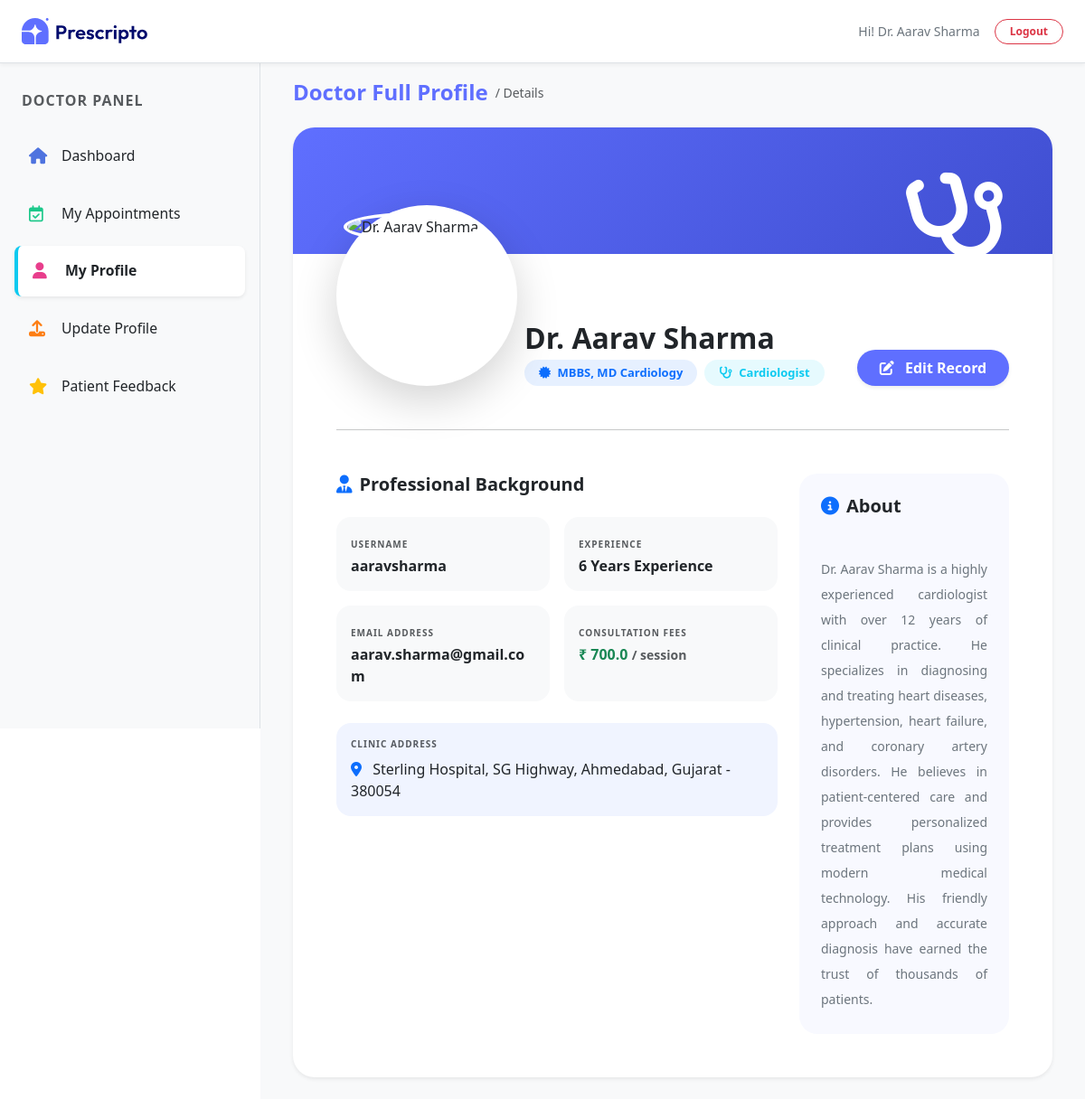
Page /dash_admin/doctor_profile/ (signed in) on the committed database.
### appointment/models.py (models this page shows, shortened)
class Doctor(models.Model):
    image = CloudinaryField('image', folder='doctor_image')
    name = models.CharField(max_length=100)
    email = models.EmailField()
    username = models.CharField(max_length=255, unique=True)
    password = models.CharField(max_length=100)
    experience = models.IntegerField()
    fees = models.FloatField()
    category = models.ForeignKey(Category, on_delete=models.CASCADE)
    degree = models.CharField(max_length=50)
    about = models.TextField()
    address = models.TextField()
    available = models.BooleanField(default=True)

class Category(models.Model):
    name = models.CharField(max_length=100)

### appointment/views.py (the view)
# urls.py: path('dash_admin/doctor_profile/', views.doctor_profile, name='doctor_profile'),
def doctor_profile(request):
    doctor_id = request.session.get('doctor_id')
    doctor = Doctor.objects.get(id=doctor_id)
    return render(request, 'dashboard/doctor_profile.html', {"role" : "doctor", 'action': 'profile', 'doctor': doctor})

### templates/dashboard/doctor_profile.html
{% extends "dashboard/layout.html" %}
{% load static %}
{% block contant %}
    <section class="flex-grow p-4 bg-light w-100 overflow-hidden"
            style="margin-top: 64px; margin-left: 18rem; min-height: 100vh; overflow-x: hidden;">
        <div class="container-fluid">
            <div class="d-flex align-items-center gap-2 mb-4" data-aos="fade-down">
                <h4 class="fw-bold mb-0" style="color: rgb(95 111 255);">Doctor Full Profile</h4>
                <span class="text-muted small">/ Details</span>
            </div>
            <div class="card border-0 shadow-sm" style="border-radius: 24px; background: white;" data-aos="fade-up">
                <div class="position-relative" style="height: 140px; background: linear-gradient(135deg, #5f6fff 0%, #3f4ed0 100%); border-radius: 24px 24px 0 0;">
                    <div class="position-absolute top-0 end-0 p-5 opacity-10">
                        <i class="fas fa-stethoscope text-white" style="font-size: 100px; transform: rotate(-15deg);"></i>
                    </div>
                </div>
                <div class="card-body px-4 px-md-5 pb-5" style="margin-top: -70px; position: relative; z-index: 5;">
                    <div class="row align-items-end mb-4">
                        <div class="col-lg-3 text-center text-lg-start" data-aos="zoom-in" data-aos-delay="200">
                            <div class="position-relative d-inline-block">
                                <div class="bg-white p-2 rounded-circle shadow-lg" style="width: 200px; height: 200px;">
                                    <img src="{{ doctor.image.url }}"
                                        alt="{{ doctor.name }}"
                                        class="rounded-circle border border-4 border-white h-100 w-100"
                                        style="object-fit: cover;">
                                </div>
                            </div>
                        </div>
                        <div class="col-lg-6 mt-3 mt-lg-0 text-center text-lg-start" data-aos="fade-up" data-aos-delay="300">
                            <div class="ps-lg-3">
                                <h2 class="fw-bold text-dark mb-1">{{ doctor.name }}</h2>
                                <div class="d-flex justify-content-center justify-content-lg-start align-items-center gap-2">
                                    <span class="badge bg-primary bg-opacity-10 text-primary px-3 py-2 rounded-pill fw-bold" style="font-size: 13px;">
                                        <i class="fas fa-certificate me-1"></i> {{ doctor.degree }}
                                    </span>
                                    <span class="badge bg-info bg-opacity-10 text-info px-3 py-2 rounded-pill fw-bold" style="font-size: 13px;">
                                        <i class="fas fa-stethoscope me-1"></i> {{ doctor.category.name }}
                                    </span>
                                </div>
                            </div>
                        </div>
                        <div class="col-lg-3 mt-4 mt-lg-0 text-center text-lg-end" data-aos="fade-left" data-aos-delay="400">
                            <div class="d-flex flex-column gap-2">
                                <a href="{% url "edit_doctor" %}" class="btn btn-primary rounded-pill py-2 shadow-sm fw-bold" style="background-color: #5f6fff; border: none;">
                                    <i class="fas fa-edit me-2"></i> Edit Record
                                </a>
                            </div>
                        </div>
                    </div>
                    <hr class="my-5 opacity-25">
                    <div class="row g-4">
                        <div class="col-lg-8" data-aos="fade-right" data-aos-delay="500">
                            <h5 class="fw-bold text-dark mb-4 d-flex align-items-center gap-2">
                                <i class="fas fa-user-tie text-primary"></i> Professional Background
                            </h5>
                            <div class="row g-3">
                                <div class="col-md-6">
                                    <div class="p-3 rounded-4 bg-light border-0 h-100">
                                        <label class="small text-muted fw-bold text-uppercase mb-1" style="font-size: 10px; letter-spacing: 1px;">Username</label>
                                        <div class="fw-semibold text-dark">{{ doctor.username }}</div>
                                    </div>
                                </div>
                                <div class="col-md-6">
                                    <div class="p-3 rounded-4 bg-light border-0 h-100">
                                        <label class="small text-muted fw-bold text-uppercase mb-1" style="font-size: 10px; letter-spacing: 1px;">Experience</label>
                                        <div class="fw-semibold text-dark">{{ doctor.experience }} Years Experience</div>
                                    </div>
                                </div>
                                <div class="col-md-6">
                                    <div class="p-3 rounded-4 bg-light border-0 h-100">
                                        <label class="small text-muted fw-bold text-uppercase mb-1" style="font-size: 10px; letter-spacing: 1px;">Email Address</label>
                                        <div class="fw-semibold text-dark">{{ doctor.email }}</div>
                                    </div>
                                </div>
                                <div class="col-md-6">
                                    <div class="p-3 rounded-4 bg-light border-0 h-100">
                                        <label class="small text-muted fw-bold text-uppercase mb-1" style="font-size: 10px; letter-spacing: 1px;">Consultation Fees</label>
                                        <div class="fw-semibold text-success">₹ {{ doctor.fees }} <span class="small text-muted">/ session</span></div>
                                    </div>
                                </div>
                            </div>
                            <div class="mt-4" data-aos="fade-up" data-aos-delay="600">
                                <div class="p-3 rounded-4" style="background-color: #f0f4ff;">
                                    <label class="small text-muted fw-bold text-uppercase mb-2 d-block" style="font-size: 10px; letter-spacing: 1px;">Clinic Address</label>
                                    <div class="fw-medium text-dark lh-base"><i class="fas fa-map-marker-alt text-primary me-2"></i> {{ doctor.address }}</div>
                                </div>
                            </div>
                        </div>
                        <div class="col-lg-4" data-aos="fade-left" data-aos-delay="500">
                            <div class="card border-0 h-100 p-4" style="background-color: #f8f9ff; border-radius: 20px;">
                                <h5 class="fw-bold text-dark mb-3 d-flex align-items-center gap-2">
                                    <i class="fas fa-info-circle text-primary"></i> About
                                </h5>
                                <p class="text-secondary small mb-0 lh-lg" style="white-space: pre-line; text-align: justify;">
                                    {{ doctor.about }}
                                </p>
                            </div>
                        </div>
                    </div>
                </div>
            </div>
        </div>
    </section>
{% endblock %}

### templates/dashboard/layout.html (shortened to what this page needs)
<!DOCTYPE html>
<html lang="en">
<head>
    <link href="https://cdn.jsdelivr.net/npm/bootstrap@5.3.3/dist/css/bootstrap.min.css" rel="stylesheet" />
    <link href="https://cdnjs.cloudflare.com/ajax/libs/font-awesome/5.15.3/css/all.min.css" rel="stylesheet" />
    <link rel="stylesheet" href="https://cdnjs.cloudflare.com/ajax/libs/font-awesome/6.7.2/css/all.min.css" />
    <link href="https://unpkg.com/aos@2.3.4/dist/aos.css" rel="stylesheet">
</head>
    {% load static %}
    <body>
        <header class="d-flex justify-content-between align-items-center border-bottom bg-white px-4"
                style="height: 70px; position: fixed; top: 0; width: 100%; z-index: 1050; box-shadow: 0 2px 4px rgba(0,0,0,0.05);">
            <div class="d-flex align-items-center">
                <a href="{% url 'dash_admin' %}">
                    <img src="{% static 'assets/assets_frontend/logo.svg' %}" alt="Logo" style="width: 140px;">
                </a>
            </div>
            <div class="d-flex align-items-center gap-3 text-secondary small">
                {% if role == 'admin' %}
                    <span class="text-capitalize fw-medium">Hi! {{ request.session.username }}</span>
                {% else %}
                    <span class="fw-medium">Hi! {{ doctor.name }}</span>
                {% endif %}
                <a href="{% url 'dash_logout' %}" class="btn btn-outline-danger btn-sm rounded-pill px-3 py-1 fw-bold" style="font-size: 12px;">Logout</a>
            </div>
        </header>
        <main class="d-flex" style="min-height: calc(100vh - 64px);">
            {% if role == 'doctor' %}
                <nav id="sidebar" class="border-end bg-light p-3"
                    style="width: 18rem; height: calc(100vh - 64px); position: fixed; top: 70px; left: 0; z-index: 1000; overflow-y: auto;">
                    <div class="mb-4 ps-2 pt-3">
                        <h6 class="text-uppercase text-muted fw-bold" style="letter-spacing: 1px; font-size: 1rem;">Doctor Panel</h6>
                    </div>
                    <a href="{% url 'doctor_dashboard' %}" class="nav-link d-flex align-items-center gap-3 p-3 rounded-3 mb-2 {% if action == 'doctor' %}bg-white shadow-sm border-start border-4 border-primary fw-bold{% else %}text-dark{% endif %}"
                    style="transition: 0.3s; font-size: 18px; text-decoration: none;">
                        <i class="fa-solid fa-house" style="color: #4e73df; width: 20px;"></i> <span class="small">Dashboard</span>
                    </a>
                    <a href="{% url 'doctor_appointments' %}" class="nav-link d-flex align-items-center gap-3 p-3 rounded-3 mb-2 {% if action == 'doctor_appointments' %}bg-white shadow-sm border-start border-4 border-success fw-bold{% else %}text-dark{% endif %}"
                    style="transition: 0.3s; font-size: 18px; text-decoration: none;">
                        <i class="fa-regular fa-calendar-check" style="color: #1cc88a; width: 20px;"></i> <span class="small">My Appointments</span>
                    </a>
                    <a href="{% url 'doctor_profile' %}" class="nav-link d-flex align-items-center gap-3 p-3 rounded-3 mb-2 {% if action == 'profile' %}bg-white shadow-sm border-start border-4 border-info fw-bold{% else %}text-dark{% endif %}"
                    style="transition: 0.3s; font-size: 18px; text-decoration: none;">
                        <i class="fa-solid fa-user" style="color: #e83e8c; width: 20px;"></i> <span class="small">My Profile</span>
                    </a>
                    <a href="{% url 'edit_doctor' %}" class="nav-link d-flex align-items-center gap-3 p-3 rounded-3 mb-2 {% if action == 'edit_doctor' %}bg-white shadow-sm border-start border-4 border-warning fw-bold{% else %}text-dark{% endif %}"
                    style="transition: 0.3s; font-size: 18px; text-decoration: none;">
                        <i class="fa-solid fa-upload" style="color: #fd7e14; width: 20px;"></i> <span class="small">Update Profile</span>
                    </a>
                    <a href="{% url 'doctor_feedback' %}" class="nav-link d-flex align-items-center gap-3 p-3 rounded-3 mb-2 {% if action == 'feedback' %}bg-white shadow-sm border-start border-4 border-danger fw-bold{% else %}text-dark{% endif %}"
                    style="transition: 0.3s; font-size: 18px; text-decoration: none;">
                        <i class="fa-solid fa-star" style="color: #ffc107; width: 20px;"></i> <span class="small">Patient Feedback</span>
                    </a>
                </nav>
            {% endif %}
            {% block contant %}
            {% endblock %}
        </main>
    </body>
</html>

### rows in the picture
Doctor: name "Dr. Aarav Sharma", degree "MBBS, MD Cardiology", category.name "Cardiologist", username "aaravsharma", experience "6", email "aarav.sharma@gmail.com", fees "700.0", address "Sterling Hospital, SG Highway, Ahmedabad, Gujarat - 380054", about "Dr. Aarav Sharma is a highly experienced cardiologist with over 12 years of clinical practice. He specializes in diagnosing and treating heart diseases, hypertension, heart failure, and coronary artery disorders. He believes in patient-centered care and provides personalized treatment plans using modern medical technology. His friendly approach and accurate diagnosis have earned the trust of thousands of patients."
